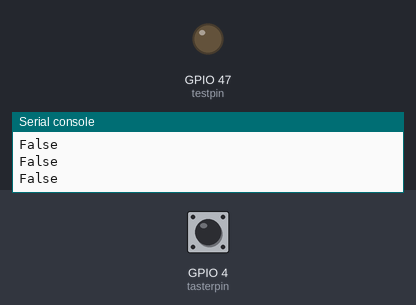
Simulated run of this program. Board: ESP32 board running MicroPython. Parts: output pins drawn as LEDs (lit = HIGH), the last lines printed to the serial console. The inputs (shaded band) are chosen by the test bench; at power-on: GPIO 4 (tasterpin) LOW.

Above: at 1.2 s.
1.3 s: GPIO 4 (tasterpin) pulled HIGH for 0.25 s
At 1.5 s:
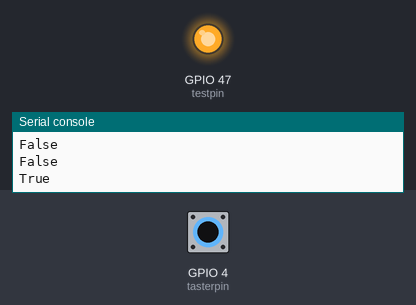
3.1 s: GPIO 4 (tasterpin) pulled HIGH for 3.2 s
At 7.2 s:
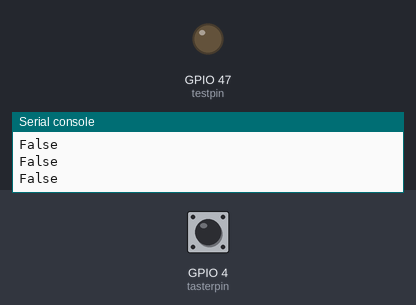
Timing chart, 0 to 8.7 s (numbered marks = the images above; inputs shaded):
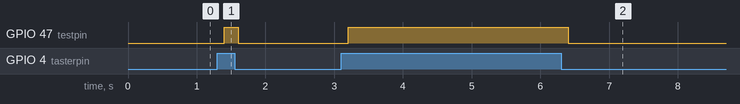

The program:

pintest.py
```python
from machine import Pin
from time import sleep

tasterpin = Pin(4, Pin.IN)
testpin = Pin(47, Pin.OUT)


while True:
    if tasterpin.value() == 1:
        print("True")
        testpin.on()

    else:
        print("False")
        testpin.off()
    sleep(0.2)
```

Measured:
- after the input at 1.3 s, GPIO 47 (testpin): LOW → HIGH after 0.10 s, → LOW 0.20 s later
- after the input at 3.1 s, GPIO 47 (testpin): LOW → HIGH after 0.10 s, → LOW 3.2 s later
